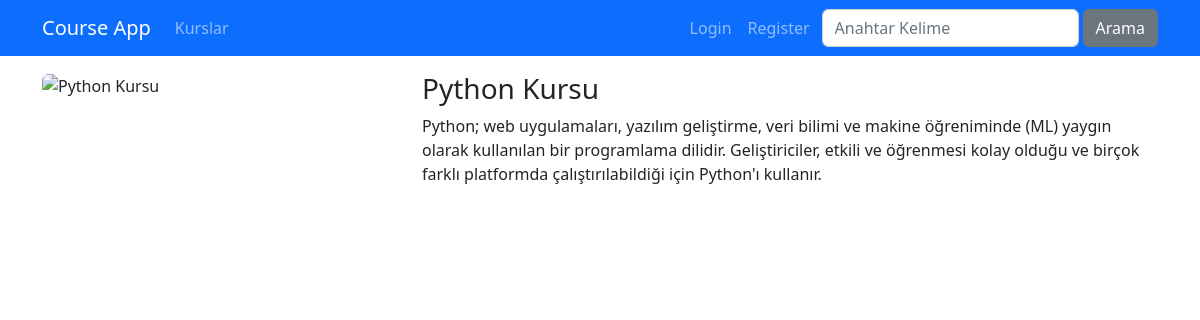
/kurs/python-kursu, run on the app's committed database.
### Courses/models.py (models this page shows, shortened)
class Course(models.Model):
    title = models.CharField(max_length=50)
    description = models.TextField()
    image = models.ImageField(upload_to="images", default="")
    date = models.DateField(auto_now_add=True)
    isActive = models.BooleanField(default=False)
    isHome = models.BooleanField(default=False)
    slug = models.SlugField(default="", blank=True, null=False, unique=True, db_index=True)
    categories = models.ManyToManyField(Category)

### Courses/views.py (the view)
# urls.py: path("<slug:slug>", views.details, name="course_details"),
def details(request, slug):
    course = get_object_or_404(Course, slug=slug)
    context = {
        "course": course
    }
    return render(request, "courses/details.html", context)

### Courses/templates/courses/details.html (shortened to what this page needs)
{% extends "layout.html" %}
{% load static %}
{% block css_files %}
    <link rel="stylesheet" href=" {% static "courses/css/style.css" %} ">
{% endblock css_files %}
{% block content %}
    <div class="container mt-3">
        <div class="row">
        <div class="col-4">
            <img
                class="rounded"
                src="{% static 'courses/img/'|add:course.image %}"
                alt="{{ course.title }}"
                style="width: 100%; height: 100%"
            />
        </div>
        <div class="col-8">
            <h1 class="h3"> {{ course.title }} </h1>
            <p>
                {{ course.description }}
            </p>
        </div>
        </div>
    </div>
{% endblock content %}

### data on the page
Course: title "Python Kursu", description "Python; web uygulamaları, yazılım geliştirme, veri bilimi ve makine öğreniminde (ML) yaygın olarak kullanılan bir programlama dilidir. Geliştiriciler, etkili ve öğrenmesi kolay olduğu ve birçok farklı platformda çalıştırılabildiği için Python'ı kullanır."
